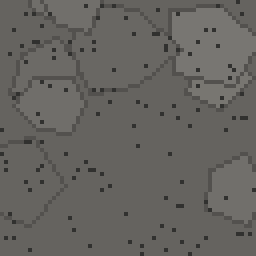
#> input picture skills/game-prototype/unity-project/Assets/Sprites/tile64_rock_a.png, 64 x 64 px (shown 4 times larger)
$ python gen-ts-props.py
#> lines starting #> are read from the running program, lines starting #| are printed output that depends on the picture
#!/usr/bin/env python3
"""gen-ts-props.py — TS 문법 절차 드로잉 자연물: 광맥 4종·돌덩이·베리덤불.

gen-ts-furniture.py 와 동일 규칙 (팩 관찰 팔레트·웜브라운 아웃라인·3톤 셀셰이딩·
접지 그림자).  잉크 세대 광맥('거대 오렌지 열매' 오독)의 TS 정합 대체.
규격: 광맥·덤불 1×1칸=128px 캔버스(PPU128), 돌덩이 64px(PPU128=0.5칸).
"""
import os
import random
from PIL import Image, ImageDraw

OUT = os.path.normpath(os.path.join(os.path.dirname(os.path.abspath(__file__)),
                                    "..", "unity-project", "Assets", "Sprites"))
# 팔레트는 ts_palette.py 단일 출처에서 가져온다 (2026-07-29).
#  이전엔 각 생성기가 같은 상수를 따로 들고 있어, 팩 실측과 어긋난 아웃라인색을
#  고칠 때 두 파일을 각각 고쳐야 했다 — 하나 놓치면 조용히 어긋나는 구조였다.
import sys, os as _os
sys.path.insert(0, _os.path.dirname(_os.path.abspath(__file__)))
from ts_palette import (OUT_C, WOOD_L, WOOD_M, WOOD_D, RED_L, RED_M, RED_D,
                        GOLD_L, GOLD_M, GOLD_D, CREAM, CREAM_D,
                        SOIL_L, SOIL_M, SOIL_D, PIT_D, PIT_DD, SHADOW)


def rocks(base_l, base_m, base_d, fleck=None, seed=7, canvas=128, n_boulders=4):
    """둥근 바위 무더기 + 광물 플렉."""
    rnd = random.Random(seed)
    im = Image.new("RGBA", (canvas, canvas), (0, 0, 0, 0))
    d = ImageDraw.Draw(im)
    d.ellipse([8, canvas - 40, canvas - 8, canvas - 6], fill=SHADOW)
    spots = [(canvas // 2, canvas - 52, 46), (30, canvas - 44, 34),
             (canvas - 34, canvas - 46, 36), (canvas // 2 - 8, canvas - 84, 30)][:n_boulders]
    for (cx, cy, r) in spots:
        d.ellipse([cx - r, cy - r, cx + r, cy + r], fill=base_m, outline=OUT_C, width=5)
        d.ellipse([cx - r + 8, cy - r + 6, cx + int(r * 0.5), cy - 2], fill=base_l)
        d.ellipse([cx - int(r * 0.4), cy + int(r * 0.25), cx + r - 8, cy + r - 6], fill=base_d)
    if fleck:
        for _ in range(10):
            fx = rnd.randrange(24, canvas - 24)
            fy = rnd.randrange(canvas - 96, canvas - 24)
            d.ellipse([fx, fy, fx + 7, fy + 7], fill=fleck, outline=OUT_C, width=2)
    return im


def berry_bush(with_berries=True):
    im = Image.new("RGBA", (128, 128), (0, 0, 0, 0))
    d = ImageDraw.Draw(im)
    d.ellipse([14, 96, 114, 124], fill=SHADOW)
    G_L, G_M, G_D = (122, 168, 82), (92, 138, 62), (66, 108, 48)
    for (cx, cy, r) in [(64, 74, 44), (34, 84, 28), (94, 84, 28), (64, 52, 30)]:
        d.ellipse([cx - r, cy - r, cx + r, cy + r], fill=G_M, outline=OUT_C, width=5)
        d.ellipse([cx - r + 7, cy - r + 5, cx, cy - 4], fill=G_L)
        d.ellipse([cx - 4, cy + 6, cx + r - 7, cy + r - 5], fill=G_D)
    if with_berries:
        for (bx, by) in [(46, 60), (76, 50), (60, 84), (90, 76), (32, 78), (70, 66)]:
            d.ellipse([bx, by, bx + 11, by + 11], fill=(204, 60, 54), outline=OUT_C, width=3)
            d.ellipse([bx + 2, by + 2, bx + 5, by + 5], fill=(240, 130, 120))
    return im


VEINS = {
    # (밝은, 중간, 어두운, 플렉)
    "sandstone": ((228, 190, 138), (198, 156, 104), (160, 120, 76), None),
    "limestone": ((234, 226, 204), (206, 196, 170), (168, 158, 132), None),
    "granite":   ((168, 168, 172), (132, 132, 138), (98, 98, 106), None),
    "marble":    ((240, 238, 234), (212, 210, 208), (176, 174, 174), (250, 250, 250)),
}
for i, (name, (l, m, dk, fl)) in enumerate(VEINS.items()):
    rocks(l, m, dk, fleck=fl, seed=11 + i).save(os.path.join(OUT, f"prop64_vein_{name}.png"))
    print(f"prop64_vein_{name}.png")
#> this loop made 4 passes
#> pass 1, `rocks(l, m, dk, fleck=fl, seed=11 + i).save(os.path.join(OUT, f"prop64..`:
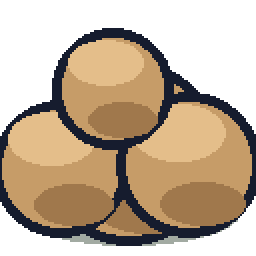
#> saved as prop64_vein_sandstone.png: PIL image 128x128 RGBA (shown 2 times larger); mean R, G, B, A 98.6, 80.1, 58.3, 159.6; transparent parts drawn white
#> pass 2, `rocks(l, m, dk, fleck=fl, seed=11 + i).save(os.path.join(OUT, f"prop64..`:
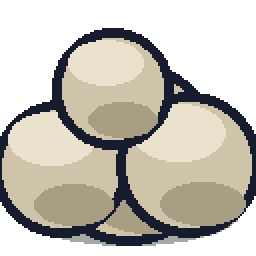
#> saved as prop64_vein_limestone.png: PIL image 128x128 RGBA (shown 2 times larger); mean R, G, B, A 102.2, 98.6, 88.9, 159.6; transparent parts drawn white

# 돌덩이 (채광 드롭) — 작은 회색 무더기 64px.  런타임 ItemArt32 용 Resources 사본.
chunk = rocks((190, 190, 194), (150, 150, 156), (112, 112, 120), seed=99,
              canvas=64, n_boulders=3)
#> in rocks (call 5), `im = Image.new("RGBA", (canvas, canvas), (0, 0, 0, 0))`: im: PIL image 64x64 RGBA; every value is 0
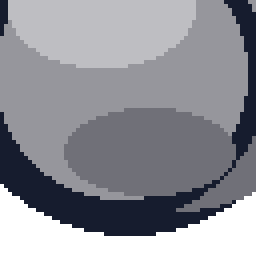
#> chunk: PIL image 64x64 RGBA (shown 4 times larger); mean R, G, B, A 106.2, 107.2, 114.4, 219; transparent parts drawn white
chunk.save(os.path.join(OUT, "prop64_stone_chunk.png"))
RES = os.path.normpath(os.path.join(OUT, "..", "Resources", "Sprites"))
os.makedirs(RES, exist_ok=True)
chunk.save(os.path.join(RES, "prop64_stone_chunk.png"))
print("prop64_stone_chunk.png (+Resources)")

# 베리덤불 2상태 — 베이크(Assets/Sprites) + 런타임 상태 스왑(Resources/flora32 관례 경로)
berry_bush(True).save(os.path.join(OUT, "prop64_berry_bush.png"))
berry_bush(False).save(os.path.join(OUT, "prop64_berry_bush_empty.png"))
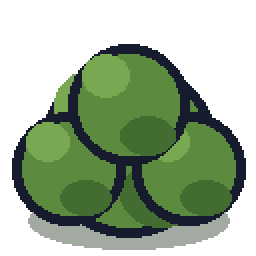
#> saved as prop64_berry_bush_empty.png: PIL image 128x128 RGBA (shown 2 times larger); mean R, G, B, A 37.9, 56.1, 30.4, 130.6; transparent parts drawn white
FLO = os.path.normpath(os.path.join(OUT, "..", "Resources", "flora32"))
os.makedirs(FLO, exist_ok=True)
berry_bush(True).save(os.path.join(FLO, "flora32_bush_berry.png"))
berry_bush(False).save(os.path.join(FLO, "flora32_bush_picked.png"))
print("prop64_berry_bush(.empty).png (+Resources/flora32 2상태)")
print("완료 →", OUT)


# ── 암반 바닥 엣지 세트 (2026-07-29) ──────────────────────────────────
#  운영자 "돌들이 기존 레퍼런스와 너무나도 다름".
#  차이의 정체: 레퍼런스에서 광물은 **연속된 암반 덩어리의 일부**인데,
#  우리 광맥은 잔디 위에 놓인 바위 덩어리 스프라이트라 '잔디밭의 돌무더기'로 읽힌다.
#  → 광맥 아래·주변에 암반 바닥을 깔아 하나의 암반 지대로 보이게 한다.
#  통행 판정은 베이스 타일맵만 보므로 이 타일들은 오버레이 전용 = 게임플레이 영향 0.
#
#  엣지는 **절차 생성 스텐실**로 만든다 — 팩 타일(ts_*)은 gitignore 라
#  클린 클론에서 재현이 안 되기 때문.
def _ragged_mask(size, sides, seed, depth=9):
    """sides 에 지정된 변만 너덜너덜하게 깎는 알파 마스크."""
    import random as _r
    rng = _r.Random(seed)
    m = Image.new("L", (size, size), 255)
    px = m.load()
    for side in sides:
        # 변을 따라가며 깎는 깊이를 랜덤 워크로 — 직선이 안 생기게.
        d, cuts = 0, []
        for i in range(size):
            d = max(0, min(depth, d + rng.randint(-2, 2)))
            cuts.append(d)
        for i in range(size):
            for k in range(cuts[i]):
                if side == "T": px[i, k] = 0
                elif side == "B": px[i, size - 1 - k] = 0
                elif side == "L": px[k, i] = 0
                elif side == "R": px[size - 1 - k, i] = 0
    return m


def rock_edge_set():
    src = os.path.join(OUT, "tile64_rock_a.png")
    if not os.path.exists(src):
        print("tile64_rock_a.png 없음 — 암반 엣지 스킵")
        return
    base = Image.open(src).convert("RGBA")
#> base is the input picture: PIL image 64x64 RGBA; mean R, G, B, A 101.3, 99.4, 95.5, 255
    n = base.size[0]
#> n = 64
    # 열: 0=왼쪽잘림 1=가운데 2=오른쪽잘림 3=좌우 / 행: 0=위 1=가운데 2=아래 3=상하
    col_sides = {0: ["L"], 1: [], 2: ["R"], 3: ["L", "R"]}
    row_sides = {0: ["T"], 1: [], 2: ["B"], 3: ["T", "B"]}
    for r in range(4):
        for c in range(4):
            sides = col_sides[c] + row_sides[r]
            im = base.copy()
            if sides:
                mask = _ragged_mask(n, sides, seed=1000 + r * 4 + c)
                a = im.split()[-1].point(lambda v: v)
                im.putalpha(Image.composite(a, Image.new("L", (n, n), 0), mask))
            im.save(os.path.join(OUT, f"tile64_rockedge_e{r}{c}.png"))
#> this loop made 4 passes
#> pass 1, in rock_edge_set, `im.save(os.path.join(OUT, f"tile64_rockedge_e{r}{c}.png"))`:
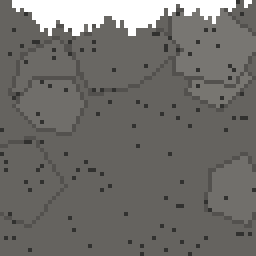
#> saved as tile64_rockedge_e01.png: PIL image 64x64 RGBA (shown 4 times larger); mean R, G, B, A 101.3, 99.4, 95.5, 236.8; transparent parts drawn white
#> pass 1, in rock_edge_set, `im.save(os.path.join(OUT, f"tile64_rockedge_e{r}{c}.png"))`:
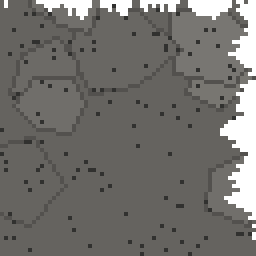
#> saved as tile64_rockedge_e02.png: PIL image 64x64 RGBA (shown 4 times larger); mean R, G, B, A 101.3, 99.4, 95.5, 232.5; transparent parts drawn white
#> after the loop:
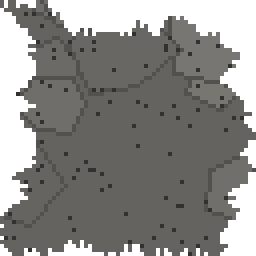
#> im: PIL image 64x64 RGBA (shown 4 times larger); mean R, G, B, A 101.3, 99.4, 95.5, 188.6; transparent parts drawn white
    print("암반 엣지 16장 (tile64_rockedge_e{r}{c}.png)")


rock_edge_set()
